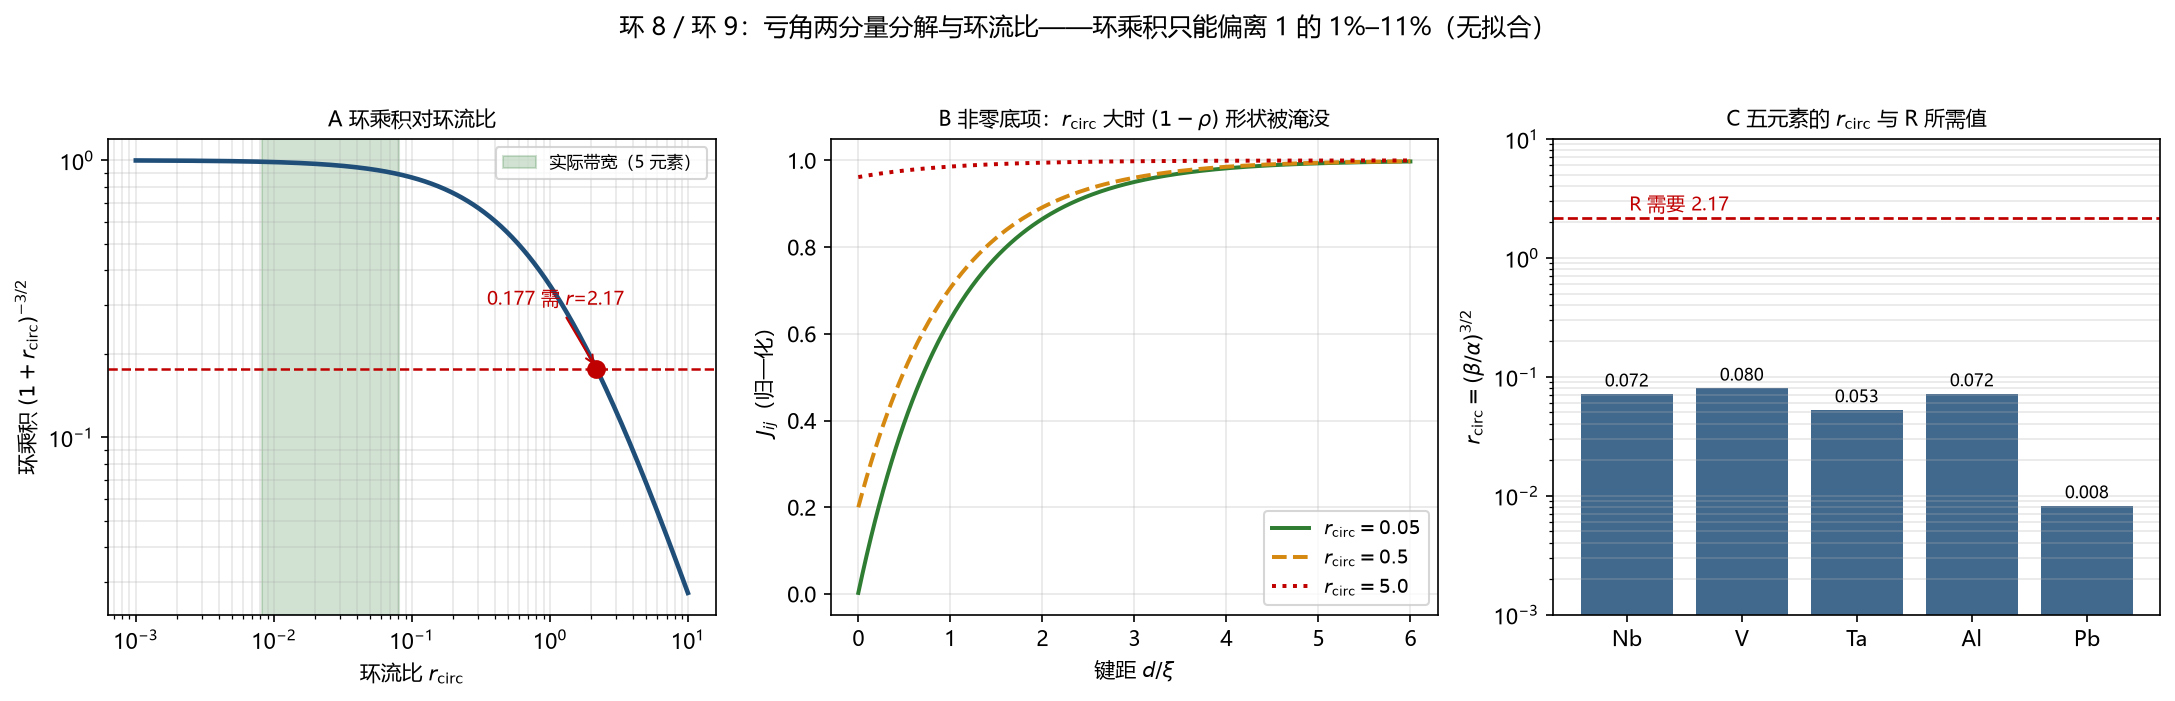

Write the Python code that produced this figure.
# -*- coding: utf-8 -*-
"""
Ring 8 / ring 9 / Shen-19: two-component deficit split and the circulation ratio.

Chain inputs:
  DM.4 / DM.5 : dC_ij = kappa_f * (d eps_i - d eps_j)   (pure node difference — one limit)
  (3.1)       : eps_e = 2 pi - sum_T theta_e^T          (Regge, per-bond)
  Keating     : U = (3a/16r0^2) sum (r^2-r0^2)^2 + (3b/8r0^2) sum (r_ij.r_ik + r0^2/3)^2
                => bond-stretching (alpha, bond-specific) + bond-bending (beta, node-local)
  c11 = (alpha+3 beta)/a,  c12 = (alpha - beta)/a

Two-component split (8B.4):
  d ell_ij = beta_u (d eps_i - d eps_j) + alpha_u d b_ij
Variance (8B.5):
  <(dC)^2> = kappa_f^2 [ beta_u^2 * 2 s_eps^2 (1-rho_ij) + alpha_u^2 s_b^2 ]
Circulation ratio (8B.6):
  r_circ = alpha_u s_b / (beta_u s_eps sqrt(2(1-rho)))
Zero-point scaling (8B.7): s_b^2 ~ 1/alpha, s_eps^2 ~ 1/beta  =>  r_circ ~ (beta/alpha)^{3/2}

Then  prod_C r = (1 + r_circ)^{-3/2}   (equilateral triangle, uniform bond component).

Panels:
  A  prod r vs r_circ (log x): actual band 0.008-0.09, prediction, and what 0.177 requires.
  B  J/J0 ~ (1-rho) + r_circ^2 (1-rho) vs bond distance, three r_circ: shape survival.
  C  bar chart of r_circ for five elements from (c11, c12), with the R-required level.

No fit. The only "model" input is the harmonic zero-point scaling exponent, which is
stated explicitly; the constant prefactor is unknown (registered as Shen-20).
"""
import csv
import math
import os

import numpy as np
import matplotlib
matplotlib.use("Agg")
import matplotlib.pyplot as plt

plt.rcParams["font.sans-serif"] = ["Microsoft YaHei", "SimHei", "DejaVu Sans"]
plt.rcParams["axes.unicode_minus"] = False

HERE = os.path.dirname(os.path.abspath(__file__))
OUT_PNG = os.path.join(HERE, "环08_两分量与环流比.png")
OUT_CSV = os.path.join(HERE, "环08_两分量与环流比.csv")

TWO_PI = 2.0 * math.pi
PRODUCT_R = 0.177

# cubic elastic constants, GPa (standard tables; used only to size beta/alpha)
ELASTIC = {
    "Nb": (246.0, 134.0),
    "V": (228.0, 119.0),
    "Ta": (260.0, 157.0),
    "Al": (114.0, 62.0),
    "Pb": (49.5, 42.3),
}


def beta_over_alpha(c11, c12):
    """Keating: c11=(a+3b)/a_len, c12=(a-b)/a_len -> beta/alpha = (c11-c12)/(3c12+c11)."""
    return (c11 - c12) / (3.0 * c12 + c11)


def prod_r_from_rcirc(r):
    """prod_C r = (1 - eps_bs/2pi)^{3/2} with eps_bs/2pi = r/(1+r)  ->  (1+r)^{-3/2}."""
    return (1.0 + r) ** (-1.5)


def rcirc_required(prod):
    """inverse: r = prod^{-2/3} - 1."""
    return prod ** (-2.0 / 3.0) - 1.0


def main():
    rows = []
    print("Ring 8/9: two-component deficit split and circulation ratio")
    print("=" * 74)

    # ---------- C first (numbers), then A complement ----------
    print("\nC  Keating ratio and r_circ for five elements (rho -> 0):")
    rc = {}
    for el, (c11, c12) in ELASTIC.items():
        r = beta_over_alpha(c11, c12)
        rc[el] = r ** 1.5
        pr = prod_r_from_rcirc(rc[el])
        print(f"   {el:3s}: c11={c11:6.1f} c12={c12:6.1f}  beta/alpha={r:.4f}  "
              f"r_circ={rc[el]:.4f}  prod r={pr:.4f}")
        rows.append(("C_element", el, c11, c12, rc[el]))

    rs = np.array(list(rc.values()))
    print(f"\n   actual band: r_circ in [{rs.min():.4f}, {rs.max():.4f}]")
    print(f"   => prod r in [{prod_r_from_rcirc(rs.max()):.4f}, {prod_r_from_rcirc(rs.min()):.4f}]")
    print(f"   i.e. departure from 1 is {100*(1-prod_r_from_rcirc(rs.min())):.1f}%"
          f" to {100*(1-prod_r_from_rcirc(rs.max())):.1f}%")

    # ---------- A: what does 0.177 need? ----------
    req = rcirc_required(PRODUCT_R)
    print(f"\nA  prod r = {PRODUCT_R} requires r_circ = {req:.4f}")
    print(f"   ratio to the largest actual r_circ ({rs.max():.4f}): {req/rs.max():.1f}x")
    print(f"   ratio to the smallest ({rs.min():.4f}): {req/rs.min():.0f}x")
    rows.append(("A_required", "r_circ", req, PRODUCT_R, req / rs.max()))

    # ---------- B: shape survival ----------
    print("\nB  J/J0 ~ (1-rho) + r_circ^2 (1-rho): shape survives only for r_circ << 1")
    for r in (0.05, 0.5, 5.0):
        eps_floor = r * r          # relative size of the constant floor at rho -> 0
        print(f"   r_circ={r:4.2f}: constant floor / peak = {eps_floor:.4f} ({100*eps_floor:.1f}%)")
        rows.append(("B_floor", r, eps_floor, 100 * eps_floor, 0.0))

    # ---------- figure ----------
    fig, axes = plt.subplots(1, 3, figsize=(14.6, 4.5))

    # A
    ax = axes[0]
    r = np.logspace(-3, 1, 500)
    ax.loglog(r, prod_r_from_rcirc(r), lw=2.2, color="#1f4e79")
    ax.axvspan(rs.min(), rs.max(), color="#2e7d32", alpha=0.22, label="实际带宽（5 元素）")
    ax.axhline(PRODUCT_R, ls="--", lw=1.2, color="#c00000")
    ax.plot([req], [PRODUCT_R], "o", ms=8, color="#c00000")
    ax.annotate(f"0.177 需 $r$={req:.2f}", xy=(req, PRODUCT_R), xytext=(0.35, 0.30),
                fontsize=9, color="#c00000",
                arrowprops=dict(arrowstyle="->", color="#c00000", lw=1))
    ax.set_xlabel(r"环流比 $r_{\rm circ}$")
    ax.set_ylabel(r"环乘积 $(1+r_{\rm circ})^{-3/2}$")
    ax.set_title(r"A 环乘积对环流比", fontsize=10)
    ax.grid(alpha=0.3, which="both")
    ax.legend(fontsize=8, loc="upper right")

    # B
    ax = axes[1]
    d = np.linspace(0, 6, 400)
    rho = np.exp(-d)      # exponential decay of the node correlation
    for r_, col, ls in [(0.05, "#2e7d32", "-"), (0.5, "#d68910", "--"), (5.0, "#c00000", ":")]:
        y = ((1 - rho) + r_ * r_) / (1 + r_ * r_)
        ax.plot(d, y, lw=1.9, color=col, ls=ls, label=f"$r_{{\\rm circ}}={r_}$")
    ax.set_xlabel(r"键距 $d/\xi$")
    ax.set_ylabel(r"$J_{ij}$（归一化）")
    ax.set_title("B 非零底项：$r_{\\rm circ}$ 大时 $(1-\\rho)$ 形状被淹没", fontsize=10)
    ax.grid(alpha=0.3)
    ax.legend(fontsize=9)

    # C
    ax = axes[2]
    els = list(ELASTIC)
    vals = [rc[e] for e in els]
    cols = ["#1f4e79" if v < 0.2 else "#c00000" for v in vals]
    ax.bar(els, vals, color=cols, alpha=0.85)
    ax.axhline(req, ls="--", lw=1.3, color="#c00000")
    ax.text(0.02, req * 1.15, f"R 需要 {req:.2f}", fontsize=9, color="#c00000")
    ax.set_yscale("log")
    ax.set_ylabel(r"$r_{\rm circ}=(\beta/\alpha)^{3/2}$")
    ax.set_title("C 五元素的 $r_{\\rm circ}$ 与 R 所需值", fontsize=10)
    for i, v in enumerate(vals):
        ax.text(i, v * 1.15, f"{v:.3f}", ha="center", fontsize=8)
    ax.set_ylim(1e-3, 10)
    ax.grid(alpha=0.3, which="both", axis="y")

    fig.suptitle("环 8／环 9：亏角两分量分解与环流比——环乘积只能偏离 1 的 1%–11%（无拟合）",
                 fontsize=12, y=1.03)
    fig.tight_layout()
    fig.savefig(OUT_PNG, dpi=150, bbox_inches="tight")
    print(f"\nsaved {OUT_PNG}")

    with open(OUT_CSV, "w", newline="", encoding="utf-8") as f:
        w = csv.writer(f)
        w.writerow(["section", "label", "x1", "x2", "x3"])
        for r_ in rows:
            w.writerow(r_)
    print(f"saved {OUT_CSV}  ({len(rows)} rows)")

    # ---------- assertions ----------
    # inversion round-trip must be exact
    for p in (0.177, 0.5, 0.707, 0.99):
        assert abs(prod_r_from_rcirc(rcirc_required(p)) - p) < 1e-12
    # (8B.9) round-trip: recover c11, c12 from alpha, beta
    for el, (c11, c12) in ELASTIC.items():
        a_len = 1.0
        alpha = a_len * (3 * c12 + c11) / 4
        beta = a_len * (c11 - c12) / 4
        assert abs((alpha + 3 * beta) / a_len - c11) < 1e-12
        assert abs((alpha - beta) / a_len - c12) < 1e-12
    print("all structural assertions passed")


if __name__ == "__main__":
    main()
